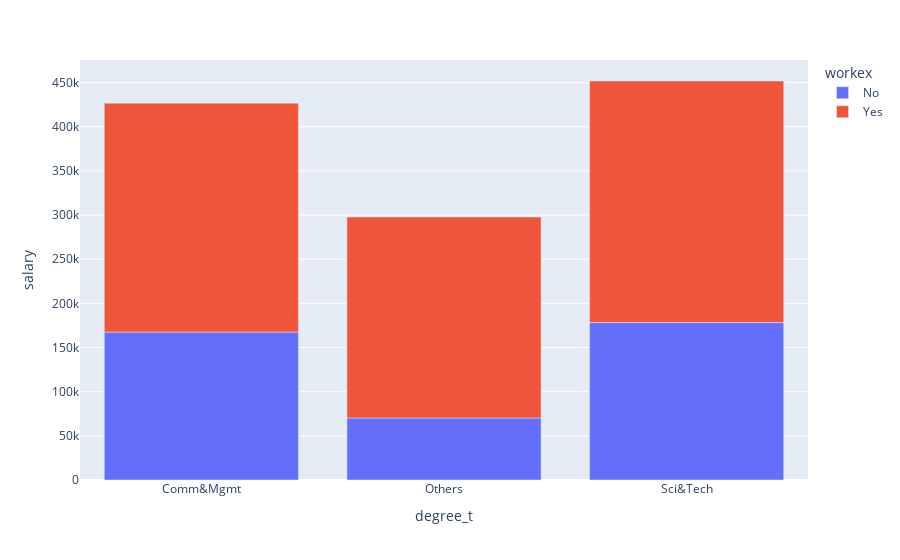

Notebook cell for this chart:
### Code cell
recruit_groupby2 = recruit_df.groupby(['degree_t', 'workex'], observed=False)[['salary']].mean().reset_index()

px.bar(recruit_groupby2, x='degree_t', y='salary', color='workex')

### Figure 1 — Plotly figure (JSON) as saved in the notebook; plotly's stock layout.template omitted (floating-point values rounded to 4 significant figures)
{"data": [{"hovertemplate": "workex=No<br>degree_t=%{x}<br>salary=%{y}<extra></extra>", "legendgroup": "No", "marker": {"color": "#636efa", "pattern": {"shape": ""}}, "name": "No", "orientation": "v", "showlegend": true, "textposition": "auto", "type": "bar", "x": ["Comm&Mgmt", "Others", "Sci&Tech"], "xaxis": "x", "y": [167600.0, 70290.0, 178300.0], "yaxis": "y"}, {"hovertemplate": "workex=Yes<br>degree_t=%{x}<br>salary=%{y}<extra></extra>", "legendgroup": "Yes", "marker": {"color": "#EF553B", "pattern": {"shape": ""}}, "name": "Yes", "orientation": "v", "showlegend": true, "textposition": "auto", "type": "bar", "x": ["Comm&Mgmt", "Others", "Sci&Tech"], "xaxis": "x", "y": [259100.0, 227500.0, 273500.0], "yaxis": "y"}], "layout": {"barmode": "relative", "legend": {"title": {"text": "workex"}, "tracegroupgap": 0}, "margin": {"t": 60}, "xaxis": {"anchor": "y", "domain": [0, 1], "title": {"text": "degree_t"}}, "yaxis": {"anchor": "x", "domain": [0, 1], "title": {"text": "salary"}}}}
